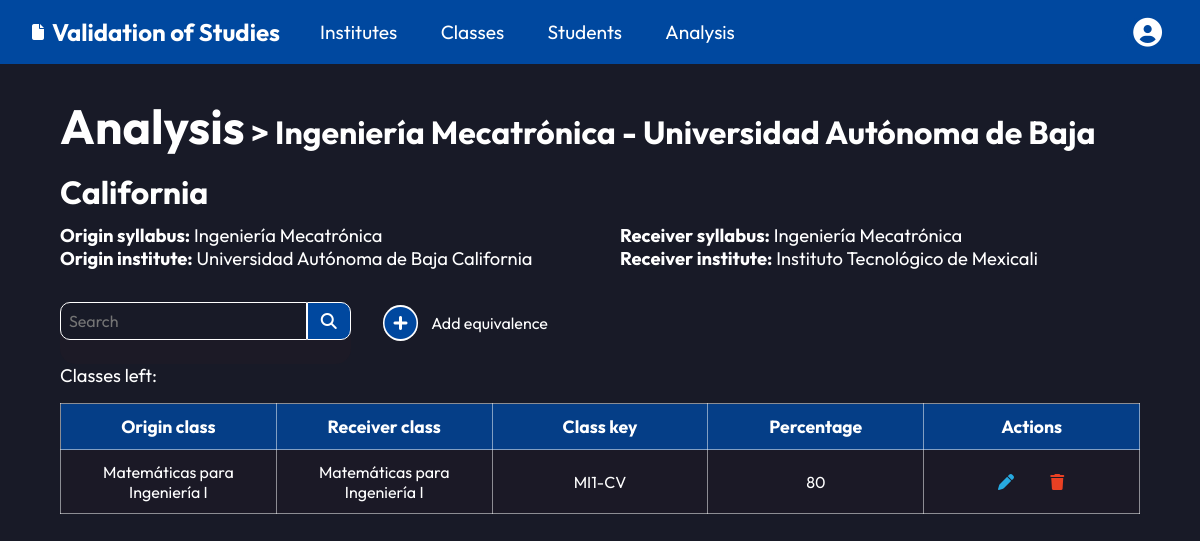
The page /analysis/2/equivalences/ (signed in) on the database its author committed.
### equivalences/models.py (models this page shows, shortened)
class Analysis(models.Model):
  origin_syllabus = models.ForeignKey(
    Syllabus,
    on_delete=models.SET_NULL,
    null=True,
    related_name="origin_syllabus"
  )
  receiver_syllabus = models.ForeignKey(
    Syllabus,
    on_delete=models.SET_NULL,
    null=True,
    related_name="receiver_syllabus"
  )

class Equivalence(models.Model):
  analysis = models.ForeignKey(
    Analysis,
    on_delete=models.CASCADE,
    blank=True, null=True
  )
  origin_subject = models.ForeignKey(
    Subject,
    on_delete=models.CASCADE,
    blank=True, null=True,
    related_name="origin_subject"
  )
  receiver_subject = models.ForeignKey(
    Subject,
    on_delete=models.CASCADE,
    blank=True, null=True,
    related_name="receiver_subject"
  )
  percentage= models.IntegerField(
    default=0,
    validators=[MinValueValidator(0), MaxValueValidator(100)]
  )

### institutes/models.py (models this page shows, shortened)
class Syllabus(models.Model):
  career = models.OneToOneField(
    Career,
    on_delete=models.CASCADE,
    primary_key=True,
    related_name="syllabus"
  )
  key = models.CharField(max_length=128)
  start_date = models.DateField()
  final_date = models.DateField()
  def __str__(self):
    return self.career.name

class Career(models.Model):
  institute = models.ForeignKey(
    Institute,
    on_delete=models.CASCADE,
    blank=True, null=True
  )
  name = models.CharField(max_length=128)
  is_engineering = models.BooleanField(default=0)

class Institute(models.Model):
  name = models.CharField(max_length=128)
  republic_state = models.CharField(max_length=128)

class Subject(models.Model):
  career = models.ManyToManyField(Career)
  key = models.CharField(max_length=128)
  name = models.CharField(max_length=128)
  def __str__(self):
    return self.name

### equivalences/views.py (the view)
# urls.py: path("<int:pk>/equivalences/", views.EquivalenceListView.as_view(), name="equivalences"),
class EquivalenceListView(LoginRequiredMixin, ListView):
  template_name = "equivalences/equivalences.html"
  model = Equivalence
  def get_context_data(self, **kwargs):
    context = super().get_context_data(**kwargs)
    pk = self.kwargs.get('pk')
    analysis = get_object_or_404(Analysis, pk=pk)
    origin_career_id = analysis.origin_syllabus.career.id
    origin_career = get_object_or_404(Career, pk=origin_career_id)
    context["analysis"] = analysis
    context["origin_career"] = origin_career
    context["origin_subject_list"] = origin_career.subject_set.all().order_by('name')
    context["equivalence_list"] = analysis.equivalence_set.all().order_by('origin_subject')
    context["equivalence_origin_list"] = analysis.equivalence_set.all().values_list('origin_subject', flat=True)
    return context

### templates/equivalences/equivalences.html (shortened to what this page needs)
{% extends 'base.html' %}
{% block content %}
<h2 class="main-title"><a href="{% url 'analysis' %}">Analysis</a><span> >
    {{ analysis.origin_syllabus.career.name }} - {{ analysis.origin_syllabus.career.institute.name }}</span>
</h2>
<div class="syllabus-grid">
  <p><b>Origin syllabus:</b> {{ analysis.origin_syllabus }}</p>
  <p><b>Receiver syllabus:</b> {{ analysis.receiver_syllabus }}</p>
  <p><b>Origin institute:</b> {{ analysis.origin_syllabus.career.institute.name }}</p>
  <p><b>Receiver institute:</b> {{ analysis.receiver_syllabus.career.institute.name }}</p>
</div>
<div class="institutes-header">
  <form action="" class="search-container search-small">
    <input type="search" name="" id="" placeholder="Search">
    <button type="submit"><i class="fa-solid fa-magnifying-glass"></i></button>
  </form>
  <a href="{% url 'new-equivalence' analysis.id %}"><i class="fa-solid fa-circle-plus"></i> Add equivalence</a>
</div>
<div>
  <p>Classes left:</p>
</div>
<div>
  <table>
    <tr>
      <th>Origin class</th>
      <th>Receiver class</th>
      <th>Class key</th>
      <th>Percentage</th>
      <th>Actions</th>
    </tr>
    {% for equivalence in equivalence_list %}
    <tr>
      <td>{{ equivalence.origin_subject }}</td>
      {% if equivalence.receiver_subject == None %}
      <td>---</td>
      <td>---</td>
      <td>---</td>
      {% else %}
      <td>{{ equivalence.receiver_subject }}</td>
      <td>{{ equivalence.receiver_subject.key }}</td>
      <td>{{ equivalence.percentage }}</td>
      {% endif %}
      <td class="actions">
        <div><a href="{% url 'edit-equivalence' pk1=analysis.id  pk=equivalence.id %}"><i
              class="fa-solid fa-pen edit"></i></a></div>
        <div><a href="{% url 'delete-equivalence' pk1=analysis.id  pk=equivalence.id %}"><i
              class="fa-solid fa-trash delete"></i></a></div>
      </td>
    </tr>
    {% endfor %}
  </table>
</div>
{% endblock content %}

### static/css/base.css (style rules this page uses)
:root { --primary-color: #00489F; --primary-color-hover: #0B4FA1; --primary-color-2: #3D86E6; --secondary-color: #27AAE1; --secondary-color-2: #E94023; --special-element: #E5D100; --light-color: #FFFFFF; --dark-color: #1C1A26; --gray-color: #8F8E94; --background-color: #181A27; --background-color-hover: #1D1F2C; --surface-color: #1C1A26; --outfit-font: "Outfit", sans-serif; }
* { margin: 0; border: 0; font-family: var(--outfit-font); }
html { background-color: var(--background-color); font-size: 16px; scroll-behavior: smooth; }
body { display: flex; flex-direction: column; min-height: 100vh; }
html, body { max-width: 100vw; overflow-x: hidden; }
h2 { font-size: 2.25rem; }
h1, h2, h3, h4 { font-weight: bold; color: var(--light-color); }
p { font-size: 1.15rem; color: var(--light-color); }
a { text-decoration: none; }
table { table-layout: fixed; border-collapse: collapse; color: var(--light-color); margin-top: 1rem; width: 100%; }
table th, table td { padding: 0.7rem; text-align: center; border: 1px solid rgba(255, 255, 255, 0.500); }
table th { background-color: rgba(0, 72, 159, 0.800); font-size: 1.1rem; }
table td { background-color: rgba(28, 26, 38, 0.800); font-size: 1rem; }
table i { color: var(--light-color); }
input { color-scheme: dark; }
form { display: flex; background-color: var(--surface-color); border: 1px solid var(--light-color); border-radius: 15px; }
form input, form select { background-color: var(--surface-color); font-size: 1rem; color: var(--light-color); border: 1px solid var(--light-color); border-radius: 10px; margin-bottom: 1.5rem; padding: 0.5rem; width: 20rem; }
.main-title { font-size: 3rem; margin-top: 2rem; margin-bottom: 0.5rem; }
.main-title a { color: var(--light-color); }
.main-title span { font-size: 2rem; }
.edit { color: var(--secondary-color); }
.delete { color: var(--secondary-color-2); }
.actions div { display: inline-block; margin-right: 2rem; width: 1rem; }
.actions div:last-of-type { margin: 0; }

### static/css/index.css (style rules this page uses)
.search-container { display: flex; justify-content: center; align-items: flex-start; margin-top: 2rem; border: 0; }
.search-container input { background-color: var(--background-color); border-radius: 10px 0 0 10px; margin-bottom: 1.5rem; padding: 0.5rem; width: 30%; }
.search-container input, .search-container button { font-size: 1rem; color: var(--light-color); border: 1px solid var(--light-color); }
.search-container button { background-color: var(--primary-color); border-radius: 0 10px 10px 0; padding: 0.5rem 0.8rem 0.5rem 0.8rem; }

### static/css/institutes.css (style rules this page uses)
.search-small { justify-content: flex-start; }
.search-small input { width: 100%; }
.institutes-header, .actions-div { display: flex; align-items: center; gap: 2rem; }
.institutes-header a, .actions-div a { display: flex; align-items: center; color: var(--light-color); margin-top: 0.7rem; }
.institutes-header a i { background-color: var(--light-color); border-radius: 20px; padding: 0.12rem; color: var(--primary-color); font-size: 2rem; margin-right: 0.8rem; }
.syllabus-grid { display: grid; grid-template-columns: repeat(2, 35rem); }

### rows shown on the page
Analysis: origin_syllabus.career.name "Ingeniería Mecatrónica", origin_syllabus.career.institute.name "Universidad Autónoma de Baja California", origin_syllabus "Ingeniería Mecatrónica", receiver_syllabus "Ingeniería Mecatrónica", receiver_syllabus.career.institute.name "Instituto Tecnológico de Mexicali"
Equivalence: origin_subject "Matemáticas para Ingeniería I", receiver_subject "Matemáticas para Ingeniería I", receiver_subject.key "MI1-CV", percentage "80"
